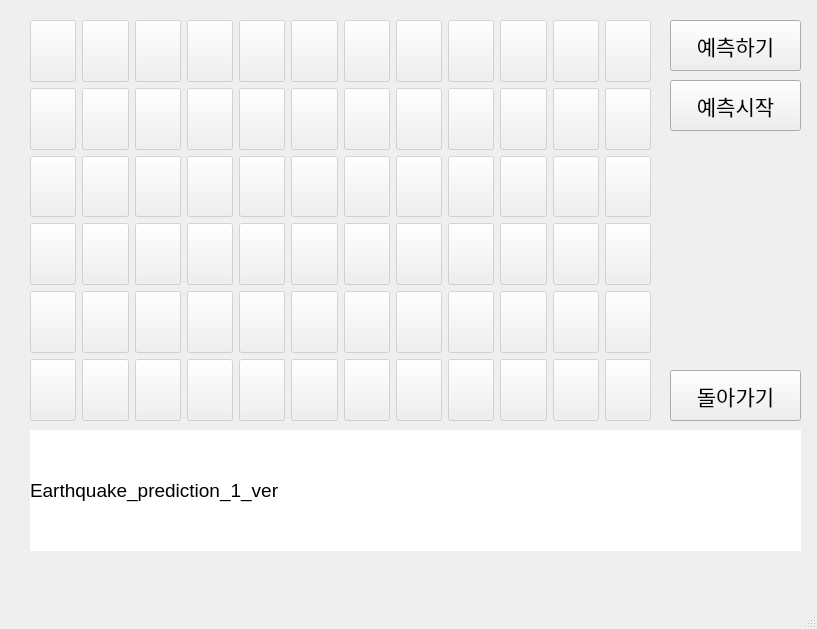
<?xml version="1.0" encoding="UTF-8"?>
<ui version="4.0">
 <class>MainWindow</class>
 <widget class="QMainWindow" name="MainWindow">
  <property name="geometry">
   <rect>
    <x>0</x>
    <y>0</y>
    <width>817</width>
    <height>629</height>
   </rect>
  </property>
  <property name="windowTitle">
   <string>MainWindow</string>
  </property>
  <widget class="QWidget" name="centralwidget">
   <widget class="QLabel" name="lbl_map">
    <property name="geometry">
     <rect>
      <x>30</x>
      <y>20</y>
      <width>621</width>
      <height>401</height>
     </rect>
    </property>
    <property name="text">
     <string/>
    </property>
    <property name="pixmap">
     <pixmap>gui/anew_map.png</pixmap>
    </property>
    <property name="scaledContents">
     <bool>true</bool>
    </property>
   </widget>
   <widget class="QPushButton" name="btn_readypred">
    <property name="geometry">
     <rect>
      <x>670</x>
      <y>20</y>
      <width>131</width>
      <height>51</height>
     </rect>
    </property>
    <property name="font">
     <font>
      <family>AcadEref</family>
      <pointsize>16</pointsize>
     </font>
    </property>
    <property name="text">
     <string>예측하기</string>
    </property>
   </widget>
   <widget class="QWidget" name="gridLayoutWidget">
    <property name="geometry">
     <rect>
      <x>30</x>
      <y>20</y>
      <width>621</width>
      <height>401</height>
     </rect>
    </property>
    <layout class="QGridLayout" name="gridLayout">
     <item row="5" column="4">
      <widget class="QPushButton" name="btn_65">
       <property name="sizePolicy">
        <sizepolicy hsizetype="Preferred" vsizetype="Preferred">
         <horstretch>0</horstretch>
         <verstretch>0</verstretch>
        </sizepolicy>
       </property>
       <property name="styleSheet">
        <string notr="true">background-color: rgb(240, 240, 240, 120);</string>
       </property>
       <property name="text">
        <string/>
       </property>
      </widget>
     </item>
     <item row="4" column="11">
      <widget class="QPushButton" name="btn_60">
       <property name="sizePolicy">
        <sizepolicy hsizetype="Preferred" vsizetype="Preferred">
         <horstretch>0</horstretch>
         <verstretch>0</verstretch>
        </sizepolicy>
       </property>
       <property name="styleSheet">
        <string notr="true">background-color: rgb(240, 240, 240, 120);</string>
       </property>
       <property name="text">
        <string/>
       </property>
      </widget>
     </item>
     <item row="2" column="11">
      <widget class="QPushButton" name="btn_36">
       <property name="sizePolicy">
        <sizepolicy hsizetype="Preferred" vsizetype="Preferred">
         <horstretch>0</horstretch>
         <verstretch>0</verstretch>
        </sizepolicy>
       </property>
       <property name="styleSheet">
        <string notr="true">background-color: rgb(240, 240, 240, 120);</string>
       </property>
       <property name="text">
        <string/>
       </property>
      </widget>
     </item>
     <item row="0" column="0">
      <widget class="QPushButton" name="btn_01">
       <property name="sizePolicy">
        <sizepolicy hsizetype="Preferred" vsizetype="Preferred">
         <horstretch>0</horstretch>
         <verstretch>0</verstretch>
        </sizepolicy>
       </property>
       <property name="styleSheet">
        <string notr="true">background-color: rgb(240, 240, 240, 120);</string>
       </property>
       <property name="text">
        <string/>
       </property>
      </widget>
     </item>
     <item row="5" column="5">
      <widget class="QPushButton" name="btn_66">
       <property name="sizePolicy">
        <sizepolicy hsizetype="Preferred" vsizetype="Preferred">
         <horstretch>0</horstretch>
         <verstretch>0</verstretch>
        </sizepolicy>
       </property>
       <property name="styleSheet">
        <string notr="true">background-color: rgb(240, 240, 240, 120);</string>
       </property>
       <property name="text">
        <string/>
       </property>
      </widget>
     </item>
     <item row="3" column="11">
      <widget class="QPushButton" name="btn_48">
       <property name="sizePolicy">
        <sizepolicy hsizetype="Preferred" vsizetype="Preferred">
         <horstretch>0</horstretch>
         <verstretch>0</verstretch>
        </sizepolicy>
       </property>
       <property name="styleSheet">
        <string notr="true">background-color: rgb(240, 240, 240, 120);</string>
       </property>
       <property name="text">
        <string/>
       </property>
      </widget>
     </item>
     <item row="1" column="11">
      <widget class="QPushButton" name="btn_24">
       <property name="sizePolicy">
        <sizepolicy hsizetype="Preferred" vsizetype="Preferred">
         <horstretch>0</horstretch>
         <verstretch>0</verstretch>
        </sizepolicy>
       </property>
       <property name="styleSheet">
        <string notr="true">background-color: rgb(240, 240, 240, 120);</string>
       </property>
       <property name="text">
        <string/>
       </property>
      </widget>
     </item>
     <item row="5" column="3">
      <widget class="QPushButton" name="btn_64">
       <property name="sizePolicy">
        <sizepolicy hsizetype="Preferred" vsizetype="Preferred">
         <horstretch>0</horstretch>
         <verstretch>0</verstretch>
        </sizepolicy>
       </property>
       <property name="styleSheet">
        <string notr="true">background-color: rgb(240, 240, 240, 120);</string>
       </property>
       <property name="text">
        <string/>
       </property>
      </widget>
     </item>
     <item row="5" column="11">
      <widget class="QPushButton" name="btn_72">
       <property name="sizePolicy">
        <sizepolicy hsizetype="Preferred" vsizetype="Preferred">
         <horstretch>0</horstretch>
         <verstretch>0</verstretch>
        </sizepolicy>
       </property>
       <property name="styleSheet">
        <string notr="true">background-color: rgb(240, 240, 240, 120);</string>
       </property>
       <property name="text">
        <string/>
       </property>
      </widget>
     </item>
     <item row="5" column="2">
      <widget class="QPushButton" name="btn_63">
       <property name="sizePolicy">
        <sizepolicy hsizetype="Preferred" vsizetype="Preferred">
         <horstretch>0</horstretch>
         <verstretch>0</verstretch>
        </sizepolicy>
       </property>
       <property name="styleSheet">
        <string notr="true">background-color: rgb(240, 240, 240, 120);</string>
       </property>
       <property name="text">
        <string/>
       </property>
      </widget>
     </item>
     <item row="5" column="6">
      <widget class="QPushButton" name="btn_67">
       <property name="sizePolicy">
        <sizepolicy hsizetype="Preferred" vsizetype="Preferred">
         <horstretch>0</horstretch>
         <verstretch>0</verstretch>
        </sizepolicy>
       </property>
       <property name="styleSheet">
        <string notr="true">background-color: rgb(240, 240, 240, 120);</string>
       </property>
       <property name="text">
        <string/>
       </property>
      </widget>
     </item>
     <item row="3" column="10">
      <widget class="QPushButton" name="btn_47">
       <property name="sizePolicy">
        <sizepolicy hsizetype="Preferred" vsizetype="Preferred">
         <horstretch>0</horstretch>
         <verstretch>0</verstretch>
        </sizepolicy>
       </property>
       <property name="styleSheet">
        <string notr="true">background-color: rgb(240, 240, 240, 120);</string>
       </property>
       <property name="text">
        <string/>
       </property>
      </widget>
     </item>
     <item row="0" column="6">
      <widget class="QPushButton" name="btn_07">
       <property name="sizePolicy">
        <sizepolicy hsizetype="Preferred" vsizetype="Preferred">
         <horstretch>0</horstretch>
         <verstretch>0</verstretch>
        </sizepolicy>
       </property>
       <property name="styleSheet">
        <string notr="true">background-color: rgb(240, 240, 240, 120);</string>
       </property>
       <property name="text">
        <string/>
       </property>
      </widget>
     </item>
     <item row="0" column="5">
      <widget class="QPushButton" name="btn_06">
       <property name="sizePolicy">
        <sizepolicy hsizetype="Preferred" vsizetype="Preferred">
         <horstretch>0</horstretch>
         <verstretch>0</verstretch>
        </sizepolicy>
       </property>
       <property name="styleSheet">
        <string notr="true">background-color: rgb(240, 240, 240, 120);</string>
       </property>
       <property name="text">
        <string/>
       </property>
      </widget>
     </item>
     <item row="4" column="4">
      <widget class="QPushButton" name="btn_53">
       <property name="sizePolicy">
        <sizepolicy hsizetype="Preferred" vsizetype="Preferred">
         <horstretch>0</horstretch>
         <verstretch>0</verstretch>
        </sizepolicy>
       </property>
       <property name="styleSheet">
        <string notr="true">background-color: rgb(240, 240, 240, 120);</string>
       </property>
       <property name="text">
        <string/>
       </property>
      </widget>
     </item>
     <item row="4" column="6">
      <widget class="QPushButton" name="btn_55">
       <property name="sizePolicy">
        <sizepolicy hsizetype="Preferred" vsizetype="Preferred">
         <horstretch>0</horstretch>
         <verstretch>0</verstretch>
        </sizepolicy>
       </property>
       <property name="styleSheet">
        <string notr="true">background-color: rgb(240, 240, 240, 120);</string>
       </property>
       <property name="text">
        <string/>
       </property>
      </widget>
     </item>
     <item row="4" column="5">
      <widget class="QPushButton" name="btn_54">
       <property name="sizePolicy">
        <sizepolicy hsizetype="Preferred" vsizetype="Preferred">
         <horstretch>0</horstretch>
         <verstretch>0</verstretch>
        </sizepolicy>
       </property>
       <property name="styleSheet">
        <string notr="true">background-color: rgb(240, 240, 240, 120);</string>
       </property>
       <property name="text">
        <string/>
       </property>
      </widget>
     </item>
     <item row="4" column="7">
      <widget class="QPushButton" name="btn_56">
       <property name="sizePolicy">
        <sizepolicy hsizetype="Preferred" vsizetype="Preferred">
         <horstretch>0</horstretch>
         <verstretch>0</verstretch>
        </sizepolicy>
       </property>
       <property name="styleSheet">
        <string notr="true">background-color: rgb(240, 240, 240, 120);</string>
       </property>
       <property name="text">
        <string/>
       </property>
      </widget>
     </item>
     <item row="3" column="9">
      <widget class="QPushButton" name="btn_46">
       <property name="sizePolicy">
        <sizepolicy hsizetype="Preferred" vsizetype="Preferred">
         <horstretch>0</horstretch>
         <verstretch>0</verstretch>
        </sizepolicy>
       </property>
       <property name="styleSheet">
        <string notr="true">background-color: rgb(240, 240, 240, 120);</string>
       </property>
       <property name="text">
        <string/>
       </property>
      </widget>
     </item>
     <item row="4" column="3">
      <widget class="QPushButton" name="btn_52">
       <property name="sizePolicy">
        <sizepolicy hsizetype="Preferred" vsizetype="Preferred">
         <horstretch>0</horstretch>
         <verstretch>0</verstretch>
        </sizepolicy>
       </property>
       <property name="styleSheet">
        <string notr="true">background-color: rgb(240, 240, 240, 120);</string>
       </property>
       <property name="text">
        <string/>
       </property>
      </widget>
     </item>
     <item row="4" column="9">
      <widget class="QPushButton" name="btn_58">
       <property name="sizePolicy">
        <sizepolicy hsizetype="Preferred" vsizetype="Preferred">
         <horstretch>0</horstretch>
         <verstretch>0</verstretch>
        </sizepolicy>
       </property>
       <property name="styleSheet">
        <string notr="true">background-color: rgb(240, 240, 240, 120);</string>
       </property>
       <property name="text">
        <string/>
       </property>
      </widget>
     </item>
     <item row="4" column="10">
      <widget class="QPushButton" name="btn_59">
       <property name="sizePolicy">
        <sizepolicy hsizetype="Preferred" vsizetype="Preferred">
         <horstretch>0</horstretch>
         <verstretch>0</verstretch>
        </sizepolicy>
       </property>
       <property name="styleSheet">
        <string notr="true">background-color: rgb(240, 240, 240, 120);</string>
       </property>
       <property name="text">
        <string/>
       </property>
      </widget>
     </item>
     <item row="4" column="8">
      <widget class="QPushButton" name="btn_57">
       <property name="sizePolicy">
        <sizepolicy hsizetype="Preferred" vsizetype="Preferred">
         <horstretch>0</horstretch>
         <verstretch>0</verstretch>
        </sizepolicy>
       </property>
       <property name="styleSheet">
        <string notr="true">background-color: rgb(240, 240, 240, 120);</string>
       </property>
       <property name="text">
        <string/>
       </property>
      </widget>
     </item>
     <item row="4" column="2">
      <widget class="QPushButton" name="btn_51">
       <property name="sizePolicy">
        <sizepolicy hsizetype="Preferred" vsizetype="Preferred">
         <horstretch>0</horstretch>
         <verstretch>0</verstretch>
        </sizepolicy>
       </property>
       <property name="styleSheet">
        <string notr="true">background-color: rgb(240, 240, 240, 120);</string>
       </property>
       <property name="text">
        <string/>
       </property>
      </widget>
     </item>
     <item row="0" column="4">
      <widget class="QPushButton" name="btn_05">
       <property name="sizePolicy">
        <sizepolicy hsizetype="Preferred" vsizetype="Preferred">
         <horstretch>0</horstretch>
         <verstretch>0</verstretch>
        </sizepolicy>
       </property>
       <property name="styleSheet">
        <string notr="true">background-color: rgb(240, 240, 240, 120);</string>
       </property>
       <property name="text">
        <string/>
       </property>
      </widget>
     </item>
     <item row="0" column="2">
      <widget class="QPushButton" name="btn_03">
       <property name="sizePolicy">
        <sizepolicy hsizetype="Preferred" vsizetype="Preferred">
         <horstretch>0</horstretch>
         <verstretch>0</verstretch>
        </sizepolicy>
       </property>
       <property name="styleSheet">
        <string notr="true">background-color: rgb(240, 240, 240, 120);</string>
       </property>
       <property name="text">
        <string/>
       </property>
      </widget>
     </item>
     <item row="4" column="1">
      <widget class="QPushButton" name="btn_50">
       <property name="sizePolicy">
        <sizepolicy hsizetype="Preferred" vsizetype="Preferred">
         <horstretch>0</horstretch>
         <verstretch>0</verstretch>
        </sizepolicy>
       </property>
       <property name="styleSheet">
        <string notr="true">background-color: rgb(240, 240, 240, 120);</string>
       </property>
       <property name="text">
        <string/>
       </property>
      </widget>
     </item>
     <item row="0" column="3">
      <widget class="QPushButton" name="btn_04">
       <property name="sizePolicy">
        <sizepolicy hsizetype="Preferred" vsizetype="Preferred">
         <horstretch>0</horstretch>
         <verstretch>0</verstretch>
        </sizepolicy>
       </property>
       <property name="styleSheet">
        <string notr="true">background-color: rgb(240, 240, 240, 120);</string>
       </property>
       <property name="text">
        <string/>
       </property>
      </widget>
     </item>
     <item row="0" column="9">
      <widget class="QPushButton" name="btn_10">
       <property name="sizePolicy">
        <sizepolicy hsizetype="Preferred" vsizetype="Preferred">
         <horstretch>0</horstretch>
         <verstretch>0</verstretch>
        </sizepolicy>
       </property>
       <property name="styleSheet">
        <string notr="true">background-color: rgb(240, 240, 240, 120);</string>
       </property>
       <property name="text">
        <string/>
       </property>
      </widget>
     </item>
     <item row="0" column="10">
      <widget class="QPushButton" name="btn_11">
       <property name="sizePolicy">
        <sizepolicy hsizetype="Preferred" vsizetype="Preferred">
         <horstretch>0</horstretch>
         <verstretch>0</verstretch>
        </sizepolicy>
       </property>
       <property name="styleSheet">
        <string notr="true">background-color: rgb(240, 240, 240, 120);</string>
       </property>
       <property name="text">
        <string/>
       </property>
      </widget>
     </item>
     <item row="0" column="11">
      <widget class="QPushButton" name="btn_12">
       <property name="sizePolicy">
        <sizepolicy hsizetype="Preferred" vsizetype="Preferred">
         <horstretch>0</horstretch>
         <verstretch>0</verstretch>
        </sizepolicy>
       </property>
       <property name="styleSheet">
        <string notr="true">background-color: rgb(240, 240, 240, 120);</string>
       </property>
       <property name="text">
        <string/>
       </property>
      </widget>
     </item>
     <item row="5" column="0">
      <widget class="QPushButton" name="btn_61">
       <property name="sizePolicy">
        <sizepolicy hsizetype="Preferred" vsizetype="Preferred">
         <horstretch>0</horstretch>
         <verstretch>0</verstretch>
        </sizepolicy>
       </property>
       <property name="styleSheet">
        <string notr="true">background-color: rgb(240, 240, 240, 120);</string>
       </property>
       <property name="text">
        <string/>
       </property>
      </widget>
     </item>
     <item row="1" column="4">
      <widget class="QPushButton" name="btn_17">
       <property name="sizePolicy">
        <sizepolicy hsizetype="Preferred" vsizetype="Preferred">
         <horstretch>0</horstretch>
         <verstretch>0</verstretch>
        </sizepolicy>
       </property>
       <property name="styleSheet">
        <string notr="true">background-color: rgb(240, 240, 240, 120);</string>
       </property>
       <property name="text">
        <string/>
       </property>
      </widget>
     </item>
     <item row="1" column="2">
      <widget class="QPushButton" name="btn_15">
       <property name="sizePolicy">
        <sizepolicy hsizetype="Preferred" vsizetype="Preferred">
         <horstretch>0</horstretch>
         <verstretch>0</verstretch>
        </sizepolicy>
       </property>
       <property name="styleSheet">
        <string notr="true">background-color: rgb(240, 240, 240, 120);</string>
       </property>
       <property name="text">
        <string/>
       </property>
      </widget>
     </item>
     <item row="0" column="8">
      <widget class="QPushButton" name="btn_09">
       <property name="sizePolicy">
        <sizepolicy hsizetype="Preferred" vsizetype="Preferred">
         <horstretch>0</horstretch>
         <verstretch>0</verstretch>
        </sizepolicy>
       </property>
       <property name="styleSheet">
        <string notr="true">background-color: rgb(240, 240, 240, 120);</string>
       </property>
       <property name="text">
        <string/>
       </property>
      </widget>
     </item>
     <item row="0" column="7">
      <widget class="QPushButton" name="btn_08">
       <property name="sizePolicy">
        <sizepolicy hsizetype="Preferred" vsizetype="Preferred">
         <horstretch>0</horstretch>
         <verstretch>0</verstretch>
        </sizepolicy>
       </property>
       <property name="styleSheet">
        <string notr="true">background-color: rgb(240, 240, 240, 120);</string>
       </property>
       <property name="text">
        <string/>
       </property>
      </widget>
     </item>
     <item row="5" column="1">
      <widget class="QPushButton" name="btn_62">
       <property name="sizePolicy">
        <sizepolicy hsizetype="Preferred" vsizetype="Preferred">
         <horstretch>0</horstretch>
         <verstretch>0</verstretch>
        </sizepolicy>
       </property>
       <property name="styleSheet">
        <string notr="true">background-color: rgb(240, 240, 240, 120);</string>
       </property>
       <property name="text">
        <string/>
       </property>
      </widget>
     </item>
     <item row="0" column="1">
      <widget class="QPushButton" name="btn_02">
       <property name="sizePolicy">
        <sizepolicy hsizetype="Preferred" vsizetype="Preferred">
         <horstretch>0</horstretch>
         <verstretch>0</verstretch>
        </sizepolicy>
       </property>
       <property name="styleSheet">
        <string notr="true">background-color: rgb(240, 240, 240, 120);</string>
       </property>
       <property name="text">
        <string/>
       </property>
      </widget>
     </item>
     <item row="4" column="0">
      <widget class="QPushButton" name="btn_49">
       <property name="sizePolicy">
        <sizepolicy hsizetype="Preferred" vsizetype="Preferred">
         <horstretch>0</horstretch>
         <verstretch>0</verstretch>
        </sizepolicy>
       </property>
       <property name="styleSheet">
        <string notr="true">background-color: rgb(240, 240, 240, 120);</string>
       </property>
       <property name="text">
        <string/>
       </property>
      </widget>
     </item>
     <item row="2" column="5">
      <widget class="QPushButton" name="btn_30">
       <property name="sizePolicy">
        <sizepolicy hsizetype="Preferred" vsizetype="Preferred">
         <horstretch>0</horstretch>
         <verstretch>0</verstretch>
        </sizepolicy>
       </property>
       <property name="styleSheet">
        <string notr="true">background-color: rgb(240, 240, 240, 120);</string>
       </property>
       <property name="text">
        <string/>
       </property>
      </widget>
     </item>
     <item row="2" column="10">
      <widget class="QPushButton" name="btn_35">
       <property name="sizePolicy">
        <sizepolicy hsizetype="Preferred" vsizetype="Preferred">
         <horstretch>0</horstretch>
         <verstretch>0</verstretch>
        </sizepolicy>
       </property>
       <property name="styleSheet">
        <string notr="true">background-color: rgb(240, 240, 240, 120);</string>
       </property>
       <property name="text">
        <string/>
       </property>
      </widget>
     </item>
     <item row="1" column="5">
      <widget class="QPushButton" name="btn_18">
       <property name="sizePolicy">
        <sizepolicy hsizetype="Preferred" vsizetype="Preferred">
         <horstretch>0</horstretch>
         <verstretch>0</verstretch>
        </sizepolicy>
       </property>
       <property name="styleSheet">
        <string notr="true">background-color: rgb(240, 240, 240, 120);</string>
       </property>
       <property name="text">
        <string/>
       </property>
      </widget>
     </item>
     <item row="2" column="9">
      <widget class="QPushButton" name="btn_34">
       <property name="sizePolicy">
        <sizepolicy hsizetype="Preferred" vsizetype="Preferred">
         <horstretch>0</horstretch>
         <verstretch>0</verstretch>
        </sizepolicy>
       </property>
       <property name="styleSheet">
        <string notr="true">background-color: rgb(240, 240, 240, 120);</string>
       </property>
       <property name="text">
        <string/>
       </property>
      </widget>
     </item>
     <item row="1" column="8">
      <widget class="QPushButton" name="btn_21">
       <property name="sizePolicy">
        <sizepolicy hsizetype="Preferred" vsizetype="Preferred">
         <horstretch>0</horstretch>
         <verstretch>0</verstretch>
        </sizepolicy>
       </property>
       <property name="styleSheet">
        <string notr="true">background-color: rgb(240, 240, 240, 120);</string>
       </property>
       <property name="text">
        <string/>
       </property>
      </widget>
     </item>
     <item row="1" column="0">
      <widget class="QPushButton" name="btn_13">
       <property name="sizePolicy">
        <sizepolicy hsizetype="Preferred" vsizetype="Preferred">
         <horstretch>0</horstretch>
         <verstretch>0</verstretch>
        </sizepolicy>
       </property>
       <property name="styleSheet">
        <string notr="true">background-color: rgb(240, 240, 240, 120);</string>
       </property>
       <property name="text">
        <string/>
       </property>
      </widget>
     </item>
     <item row="1" column="9">
      <widget class="QPushButton" name="btn_22">
       <property name="sizePolicy">
        <sizepolicy hsizetype="Preferred" vsizetype="Preferred">
         <horstretch>0</horstretch>
         <verstretch>0</verstretch>
        </sizepolicy>
       </property>
       <property name="styleSheet">
        <string notr="true">background-color: rgb(240, 240, 240, 120);</string>
       </property>
       <property name="text">
        <string/>
       </property>
      </widget>
     </item>
     <item row="1" column="7">
      <widget class="QPushButton" name="btn_20">
       <property name="sizePolicy">
        <sizepolicy hsizetype="Preferred" vsizetype="Preferred">
         <horstretch>0</horstretch>
         <verstretch>0</verstretch>
        </sizepolicy>
       </property>
       <property name="styleSheet">
        <string notr="true">background-color: rgb(240, 240, 240, 120);</string>
       </property>
       <property name="text">
        <string/>
       </property>
      </widget>
     </item>
     <item row="2" column="7">
      <widget class="QPushButton" name="btn_32">
       <property name="sizePolicy">
        <sizepolicy hsizetype="Preferred" vsizetype="Preferred">
         <horstretch>0</horstretch>
         <verstretch>0</verstretch>
        </sizepolicy>
       </property>
       <property name="styleSheet">
        <string notr="true">background-color: rgb(240, 240, 240, 120);</string>
       </property>
       <property name="text">
        <string/>
       </property>
      </widget>
     </item>
     <item row="1" column="10">
      <widget class="QPushButton" name="btn_23">
       <property name="sizePolicy">
        <sizepolicy hsizetype="Preferred" vsizetype="Preferred">
         <horstretch>0</horstretch>
         <verstretch>0</verstretch>
        </sizepolicy>
       </property>
       <property name="styleSheet">
        <string notr="true">background-color: rgb(240, 240, 240, 120);</string>
       </property>
       <property name="text">
        <string/>
       </property>
      </widget>
     </item>
     <item row="3" column="1">
      <widget class="QPushButton" name="btn_38">
       <property name="sizePolicy">
        <sizepolicy hsizetype="Preferred" vsizetype="Preferred">
         <horstretch>0</horstretch>
         <verstretch>0</verstretch>
        </sizepolicy>
       </property>
       <property name="styleSheet">
        <string notr="true">background-color: rgb(240, 240, 240, 120);</string>
       </property>
       <property name="text">
        <string/>
       </property>
      </widget>
     </item>
     <item row="3" column="0">
      <widget class="QPushButton" name="btn_37">
       <property name="sizePolicy">
        <sizepolicy hsizetype="Preferred" vsizetype="Preferred">
         <horstretch>0</horstretch>
         <verstretch>0</verstretch>
        </sizepolicy>
       </property>
       <property name="styleSheet">
        <string notr="true">background-color: rgb(240, 240, 240, 120);</string>
       </property>
       <property name="text">
        <string/>
       </property>
      </widget>
     </item>
     <item row="3" column="3">
      <widget class="QPushButton" name="btn_40">
       <property name="sizePolicy">
        <sizepolicy hsizetype="Preferred" vsizetype="Preferred">
         <horstretch>0</horstretch>
         <verstretch>0</verstretch>
        </sizepolicy>
       </property>
       <property name="styleSheet">
        <string notr="true">background-color: rgb(240, 240, 240, 120);</string>
       </property>
       <property name="text">
        <string/>
       </property>
      </widget>
     </item>
     <item row="2" column="0">
      <widget class="QPushButton" name="btn_25">
       <property name="sizePolicy">
        <sizepolicy hsizetype="Preferred" vsizetype="Preferred">
         <horstretch>0</horstretch>
         <verstretch>0</verstretch>
        </sizepolicy>
       </property>
       <property name="styleSheet">
        <string notr="true">background-color: rgb(240, 240, 240, 120);</string>
       </property>
       <property name="text">
        <string/>
       </property>
      </widget>
     </item>
     <item row="2" column="1">
      <widget class="QPushButton" name="btn_26">
       <property name="sizePolicy">
        <sizepolicy hsizetype="Preferred" vsizetype="Preferred">
         <horstretch>0</horstretch>
         <verstretch>0</verstretch>
        </sizepolicy>
       </property>
       <property name="styleSheet">
        <string notr="true">background-color: rgb(240, 240, 240, 120);</string>
       </property>
       <property name="text">
        <string/>
       </property>
      </widget>
     </item>
     <item row="1" column="1">
      <widget class="QPushButton" name="btn_14">
       <property name="sizePolicy">
        <sizepolicy hsizetype="Preferred" vsizetype="Preferred">
         <horstretch>0</horstretch>
         <verstretch>0</verstretch>
        </sizepolicy>
       </property>
       <property name="styleSheet">
        <string notr="true">background-color: rgb(240, 240, 240, 120);</string>
       </property>
       <property name="text">
        <string/>
       </property>
      </widget>
     </item>
     <item row="1" column="6">
      <widget class="QPushButton" name="btn_19">
       <property name="sizePolicy">
        <sizepolicy hsizetype="Preferred" vsizetype="Preferred">
         <horstretch>0</horstretch>
         <verstretch>0</verstretch>
        </sizepolicy>
       </property>
       <property name="styleSheet">
        <string notr="true">background-color: rgb(240, 240, 240, 120);</string>
       </property>
       <property name="text">
        <string/>
       </property>
      </widget>
     </item>
     <item row="2" column="6">
      <widget class="QPushButton" name="btn_31">
       <property name="sizePolicy">
        <sizepolicy hsizetype="Preferred" vsizetype="Preferred">
         <horstretch>0</horstretch>
         <verstretch>0</verstretch>
        </sizepolicy>
       </property>
       <property name="styleSheet">
        <string notr="true">background-color: rgb(240, 240, 240, 120);</string>
       </property>
       <property name="text">
        <string/>
       </property>
      </widget>
     </item>
     <item row="3" column="5">
      <widget class="QPushButton" name="btn_42">
       <property name="sizePolicy">
        <sizepolicy hsizetype="Preferred" vsizetype="Preferred">
         <horstretch>0</horstretch>
         <verstretch>0</verstretch>
        </sizepolicy>
       </property>
       <property name="styleSheet">
        <string notr="true">background-color: rgb(240, 240, 240, 120);</string>
       </property>
       <property name="text">
        <string/>
       </property>
      </widget>
     </item>
     <item row="1" column="3">
      <widget class="QPushButton" name="btn_16">
       <property name="sizePolicy">
        <sizepolicy hsizetype="Preferred" vsizetype="Preferred">
         <horstretch>0</horstretch>
         <verstretch>0</verstretch>
        </sizepolicy>
       </property>
       <property name="styleSheet">
        <string notr="true">background-color: rgb(240, 240, 240, 120);</string>
       </property>
       <property name="text">
        <string/>
       </property>
      </widget>
     </item>
     <item row="2" column="8">
      <widget class="QPushButton" name="btn_33">
       <property name="sizePolicy">
        <sizepolicy hsizetype="Preferred" vsizetype="Preferred">
         <horstretch>0</horstretch>
         <verstretch>0</verstretch>
        </sizepolicy>
       </property>
       <property name="styleSheet">
        <string notr="true">background-color: rgb(240, 240, 240, 120);</string>
       </property>
       <property name="text">
        <string/>
       </property>
      </widget>
     </item>
     <item row="3" column="8">
      <widget class="QPushButton" name="btn_45">
       <property name="sizePolicy">
        <sizepolicy hsizetype="Preferred" vsizetype="Preferred">
         <horstretch>0</horstretch>
         <verstretch>0</verstretch>
        </sizepolicy>
       </property>
       <property name="styleSheet">
        <string notr="true">background-color: rgb(240, 240, 240, 120);</string>
       </property>
       <property name="text">
        <string/>
       </property>
      </widget>
     </item>
     <item row="2" column="4">
      <widget class="QPushButton" name="btn_29">
       <property name="sizePolicy">
        <sizepolicy hsizetype="Preferred" vsizetype="Preferred">
         <horstretch>0</horstretch>
         <verstretch>0</verstretch>
        </sizepolicy>
       </property>
       <property name="styleSheet">
        <string notr="true">background-color: rgb(240, 240, 240, 120);</string>
       </property>
       <property name="text">
        <string/>
       </property>
      </widget>
     </item>
     <item row="3" column="7">
      <widget class="QPushButton" name="btn_44">
       <property name="sizePolicy">
        <sizepolicy hsizetype="Preferred" vsizetype="Preferred">
         <horstretch>0</horstretch>
         <verstretch>0</verstretch>
        </sizepolicy>
       </property>
       <property name="styleSheet">
        <string notr="true">background-color: rgb(240, 240, 240, 120);</string>
       </property>
       <property name="text">
        <string/>
       </property>
      </widget>
     </item>
     <item row="3" column="6">
      <widget class="QPushButton" name="btn_43">
       <property name="sizePolicy">
        <sizepolicy hsizetype="Preferred" vsizetype="Preferred">
         <horstretch>0</horstretch>
         <verstretch>0</verstretch>
        </sizepolicy>
       </property>
       <property name="styleSheet">
        <string notr="true">background-color: rgb(240, 240, 240, 120);</string>
       </property>
       <property name="text">
        <string/>
       </property>
      </widget>
     </item>
     <item row="2" column="2">
      <widget class="QPushButton" name="btn_27">
       <property name="sizePolicy">
        <sizepolicy hsizetype="Preferred" vsizetype="Preferred">
         <horstretch>0</horstretch>
         <verstretch>0</verstretch>
        </sizepolicy>
       </property>
       <property name="styleSheet">
        <string notr="true">background-color: rgb(240, 240, 240, 120);</string>
       </property>
       <property name="text">
        <string/>
       </property>
      </widget>
     </item>
     <item row="3" column="2">
      <widget class="QPushButton" name="btn_39">
       <property name="sizePolicy">
        <sizepolicy hsizetype="Preferred" vsizetype="Preferred">
         <horstretch>0</horstretch>
         <verstretch>0</verstretch>
        </sizepolicy>
       </property>
       <property name="styleSheet">
        <string notr="true">background-color: rgb(240, 240, 240, 120);</string>
       </property>
       <property name="text">
        <string/>
       </property>
      </widget>
     </item>
     <item row="3" column="4">
      <widget class="QPushButton" name="btn_41">
       <property name="sizePolicy">
        <sizepolicy hsizetype="Preferred" vsizetype="Preferred">
         <horstretch>0</horstretch>
         <verstretch>0</verstretch>
        </sizepolicy>
       </property>
       <property name="styleSheet">
        <string notr="true">background-color: rgb(240, 240, 240, 120);</string>
       </property>
       <property name="text">
        <string/>
       </property>
      </widget>
     </item>
     <item row="5" column="10">
      <widget class="QPushButton" name="btn_71">
       <property name="sizePolicy">
        <sizepolicy hsizetype="Preferred" vsizetype="Preferred">
         <horstretch>0</horstretch>
         <verstretch>0</verstretch>
        </sizepolicy>
       </property>
       <property name="styleSheet">
        <string notr="true">background-color: rgb(240, 240, 240, 120);</string>
       </property>
       <property name="text">
        <string/>
       </property>
      </widget>
     </item>
     <item row="5" column="7">
      <widget class="QPushButton" name="btn_68">
       <property name="sizePolicy">
        <sizepolicy hsizetype="Preferred" vsizetype="Preferred">
         <horstretch>0</horstretch>
         <verstretch>0</verstretch>
        </sizepolicy>
       </property>
       <property name="styleSheet">
        <string notr="true">background-color: rgb(240, 240, 240, 120);</string>
       </property>
       <property name="text">
        <string/>
       </property>
      </widget>
     </item>
     <item row="2" column="3">
      <widget class="QPushButton" name="btn_28">
       <property name="sizePolicy">
        <sizepolicy hsizetype="Preferred" vsizetype="Preferred">
         <horstretch>0</horstretch>
         <verstretch>0</verstretch>
        </sizepolicy>
       </property>
       <property name="styleSheet">
        <string notr="true">background-color: rgb(240, 240, 240, 120);</string>
       </property>
       <property name="text">
        <string/>
       </property>
      </widget>
     </item>
     <item row="5" column="9">
      <widget class="QPushButton" name="btn_70">
       <property name="sizePolicy">
        <sizepolicy hsizetype="Preferred" vsizetype="Preferred">
         <horstretch>0</horstretch>
         <verstretch>0</verstretch>
        </sizepolicy>
       </property>
       <property name="styleSheet">
        <string notr="true">background-color: rgb(240, 240, 240, 120);</string>
       </property>
       <property name="text">
        <string/>
       </property>
      </widget>
     </item>
     <item row="5" column="8">
      <widget class="QPushButton" name="btn_69">
       <property name="sizePolicy">
        <sizepolicy hsizetype="Preferred" vsizetype="Preferred">
         <horstretch>0</horstretch>
         <verstretch>0</verstretch>
        </sizepolicy>
       </property>
       <property name="styleSheet">
        <string notr="true">background-color: rgb(240, 240, 240, 120);</string>
       </property>
       <property name="text">
        <string/>
       </property>
      </widget>
     </item>
    </layout>
   </widget>
   <widget class="QLabel" name="lbl_reddot">
    <property name="geometry">
     <rect>
      <x>700</x>
      <y>190</y>
      <width>71</width>
      <height>71</height>
     </rect>
    </property>
    <property name="text">
     <string/>
    </property>
    <property name="pixmap">
     <pixmap>gui/reddot.png</pixmap>
    </property>
    <property name="scaledContents">
     <bool>true</bool>
    </property>
   </widget>
   <widget class="QLabel" name="lbl_result">
    <property name="enabled">
     <bool>true</bool>
    </property>
    <property name="geometry">
     <rect>
      <x>30</x>
      <y>430</y>
      <width>771</width>
      <height>121</height>
     </rect>
    </property>
    <property name="sizePolicy">
     <sizepolicy hsizetype="Preferred" vsizetype="Preferred">
      <horstretch>0</horstretch>
      <verstretch>0</verstretch>
     </sizepolicy>
    </property>
    <property name="font">
     <font>
      <family>Arial</family>
      <pointsize>14</pointsize>
     </font>
    </property>
    <property name="styleSheet">
     <string notr="true">background-color: rgb(255, 255, 255, 255);</string>
    </property>
    <property name="text">
     <string>Earthquake_prediction_1_ver</string>
    </property>
   </widget>
   <widget class="QPushButton" name="btn_back">
    <property name="geometry">
     <rect>
      <x>670</x>
      <y>370</y>
      <width>131</width>
      <height>51</height>
     </rect>
    </property>
    <property name="font">
     <font>
      <family>AcadEref</family>
      <pointsize>16</pointsize>
     </font>
    </property>
    <property name="text">
     <string>돌아가기</string>
    </property>
   </widget>
   <widget class="QLabel" name="lbl_status">
    <property name="geometry">
     <rect>
      <x>30</x>
      <y>560</y>
      <width>771</width>
      <height>21</height>
     </rect>
    </property>
    <property name="text">
     <string/>
    </property>
   </widget>
   <widget class="QPushButton" name="btn_startpred">
    <property name="geometry">
     <rect>
      <x>670</x>
      <y>80</y>
      <width>131</width>
      <height>51</height>
     </rect>
    </property>
    <property name="font">
     <font>
      <family>AcadEref</family>
      <pointsize>16</pointsize>
     </font>
    </property>
    <property name="text">
     <string>예측시작</string>
    </property>
   </widget>
   <widget class="QLabel" name="lbl_partmap">
    <property name="geometry">
     <rect>
      <x>185</x>
      <y>20</y>
      <width>310</width>
      <height>401</height>
     </rect>
    </property>
    <property name="text">
     <string/>
    </property>
    <property name="scaledContents">
     <bool>true</bool>
    </property>
   </widget>
   <widget class="QLabel" name="lbl_load">
    <property name="geometry">
     <rect>
      <x>660</x>
      <y>220</y>
      <width>139</width>
      <height>141</height>
     </rect>
    </property>
    <property name="text">
     <string/>
    </property>
    <property name="scaledContents">
     <bool>true</bool>
    </property>
   </widget>
   <zorder>lbl_partmap</zorder>
   <zorder>btn_readypred</zorder>
   <zorder>lbl_map</zorder>
   <zorder>gridLayoutWidget</zorder>
   <zorder>lbl_result</zorder>
   <zorder>btn_back</zorder>
   <zorder>lbl_status</zorder>
   <zorder>btn_startpred</zorder>
   <zorder>lbl_reddot</zorder>
   <zorder>lbl_load</zorder>
  </widget>
  <widget class="QMenuBar" name="menubar">
   <property name="geometry">
    <rect>
     <x>0</x>
     <y>0</y>
     <width>817</width>
     <height>21</height>
    </rect>
   </property>
  </widget>
  <widget class="QStatusBar" name="statusbar"/>
 </widget>
 <resources/>
 <connections/>
</ui>
